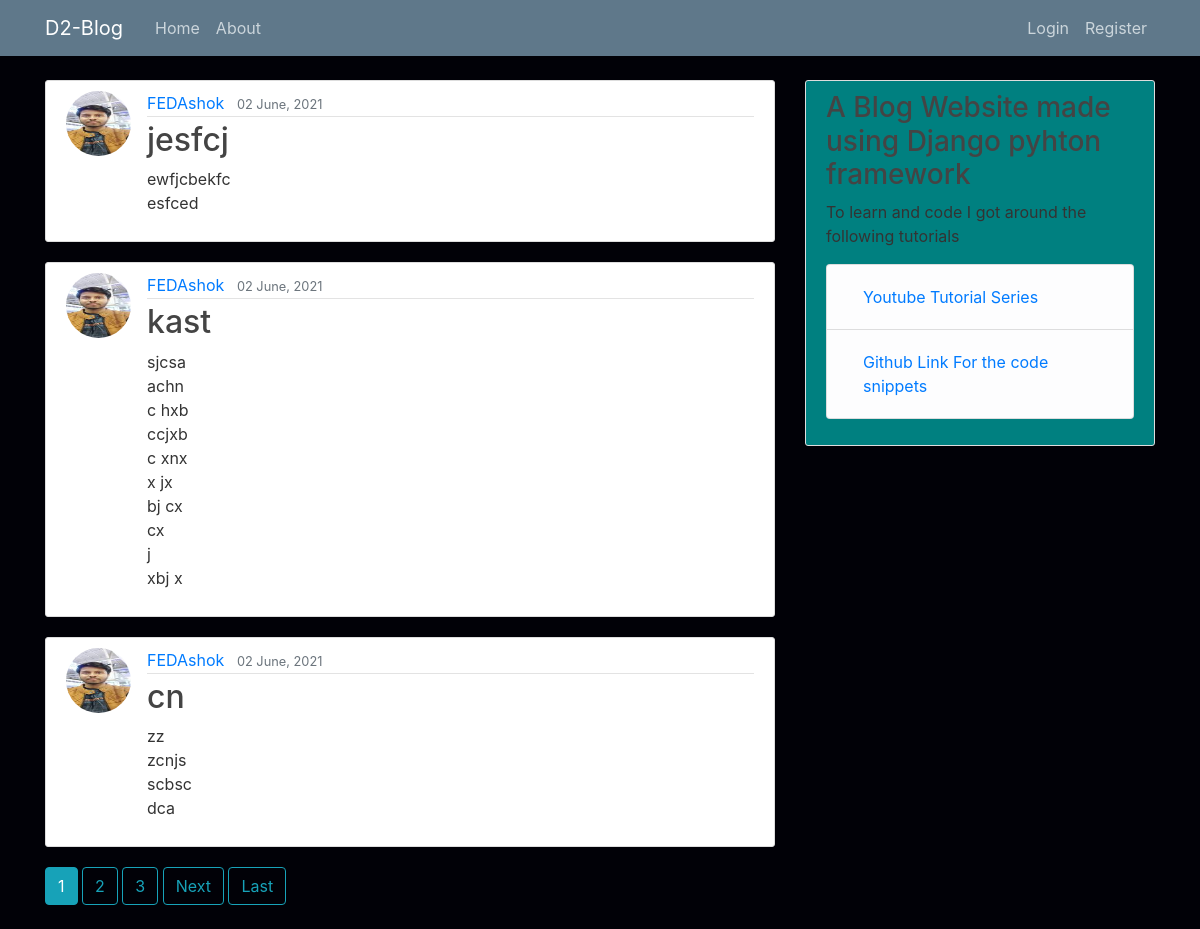
The page / on the database its author committed.
### blog/models.py (models this page shows, shortened)
class Post(models.Model):
    title = models.CharField(max_length=100)
    content = models.TextField()
    date_posted = models.DateTimeField(default=timezone.now)
    author = models.ForeignKey(User, on_delete=models.CASCADE)

### users/models.py (models this page shows, shortened)
class Profile(models.Model):
    user = models.OneToOneField(User, on_delete=models.CASCADE)
    image = models.ImageField(default='default.jpg', upload_to='profile_pics')

### blog/views.py (the view)
# urls.py: path('', PostListView.as_view(), name='blog-home'),
class PostListView(ListView):
    model = Post
    template_name ='blog/home.html'
    context_object_name = 'posts'
    ordering = ['-date_posted']
    paginate_by = 3

### blog/templates/blog/home.html (shortened to what this page needs)
    {% extends "blog/base.html" %}
    {% block content %}
        {% for post in posts %}
            <article class="media content-section">
                <img class="rounded-circle article-img"  src="{{ post.author.profile.image.url }}">
                <div class="media-body">
                <div class="article-metadata">
                    <a class="mr-2" href="{% url 'user-posts' post.author.username %}">{{ post.author }}</a>
                    <small class="text-muted">{{ post.date_posted|date:"d F, Y" }}</small>
                </div>
                <h2><a class="article-title" href="{% url 'post-detail' post.id %}">{{ post.title }}</a></h2>
                <p class="article-content">{{ post.content }}</p>
                </div>
            </article>
        {% endfor %}
        {% if is_paginated %}
            {% for num in page_obj.paginator.page_range %}
                {% if page_obj.number == num %}
                    <a class="btn btn-info mb-4" href="?page={{ num }}">{{ num }}</a>
                {% elif num > page_obj.number|add:'-3' and num < page_obj.number|add:'3' %}
                    <a class="btn btn-outline-info mb-4" href="?page={{ num }}">{{ num }}</a>
                {% endif %}
            {% endfor %}
            {% if page_obj.has_next %}
                <a class="btn btn-outline-info mb-4" href="?page={{ page_obj.next_page_number }}">Next</a>
                <a class="btn btn-outline-info mb-4" href="?page={{ page_obj.paginator.num_pages }}">Last</a>
            {% endif %}
        {% endif %}
     {% endblock content %}

### blog/static/blog/main.css (style rules this page uses)
body { background: #fafafa; color: #333333; margin-top: 5rem; }
h1, h2, h3, h4, h5, h6 { color: #444444; }
.content-section { background: #ffffff; padding: 10px 20px; border: 1px solid #dddddd; border-radius: 3px; margin-bottom: 20px; }
.article-title { color: #444444; }
.article-content { white-space: pre-line; }
.article-img { height: 65px; width: 65px; margin-right: 16px; }
.article-metadata { padding-bottom: 1px; margin-bottom: 4px; border-bottom: 1px solid #e3e3e3 }

### rows shown on the page
Post: author.profile.image (picture), author "FEDAshok", date_posted "02 June, 2021", title "jesfcj", content "ewfjcbekfc esfced"
Post: author.profile.image (picture), author "FEDAshok", date_posted "02 June, 2021", title "kast", content "sjcsa achn c hxb ccjxb c xnx x jx bj cx cx j xbj x"
Post: author.profile.image (picture), author "FEDAshok", date_posted "02 June, 2021", title "cn", content "zz zcnjs scbsc dca"

### other values the page prints
{{ num }} "1"
{{ num }} "2" "3"
